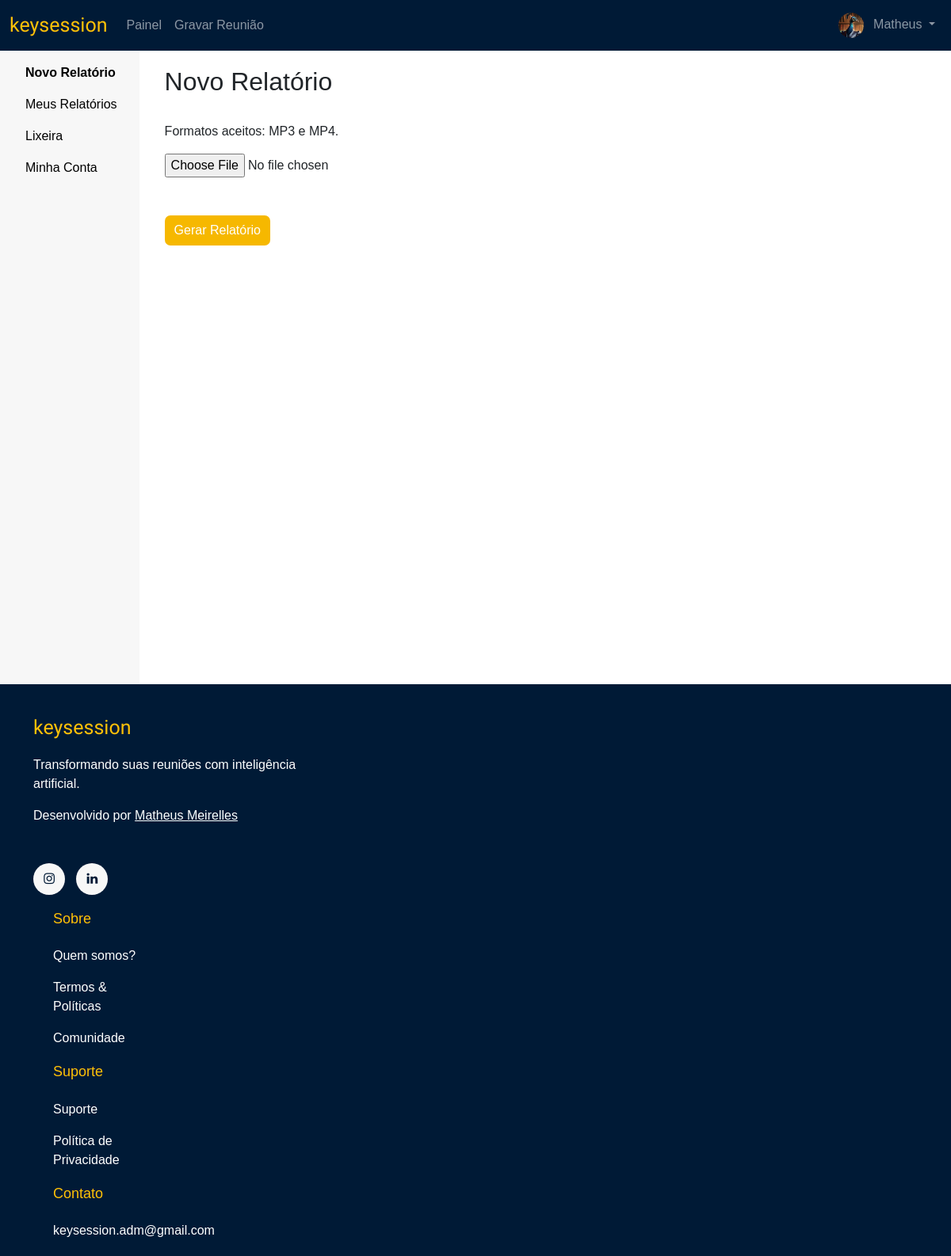
Page /new_report (signed in) on the committed database.
### app/models.py (models this page shows)
class User(UserMixin, db.Model):
    id = db.Column(db.Integer, primary_key=True)
    username = db.Column(db.String(20), unique=True, nullable=False)
    email = db.Column(db.String(120), unique=True, nullable=False)
    password = db.Column(db.String(60), nullable=False)
    plan = db.Column(db.String(20), nullable=False, default='Grátis')
    user_pic = db.Column(db.String(250), nullable=False, default=f"/static/images/user_pictures/user{randint(1, 6)}.webp")
    two_factor_secret = db.Column(db.String(100))
    reports = db.relationship('Report', backref='author', lazy=True)

### app/routes.py (the view, shortened to what this page needs)
@main.route('/new_report', methods=['GET', 'POST'])
def new_report():
    if current_user.is_authenticated:
        global output
        global doc_title
        html_content_title = "Novo Relatório"
        html_content = ""
        user_trashes = Trash.query.filter_by(user_id=current_user.id).all()
        for trash in user_trashes:
            if trash.date < datetime.now()-timedelta(days=7):
                print(datetime.now()-trash.date)
                db.session.delete(trash)
                db.session.commit()
        return render_template('dashboard/new_report.html', html_content=html_content,is_report_generated="false",html_content_title=html_content_title)
    else:
        return redirect(url_for('main.home'))

### app/__init__.py (called while the page is built)
def create_app():
    app = Flask(__name__, instance_relative_config=True)
    app.config.from_object('instance.config.Config')
    app.config.from_pyfile('instance.config.py', silent=True)
    from instance.config import Config
    app.config['MAIL_SERVER'] = 'smtp.gmail.com'
    app.config['MAIL_PORT'] = 465
    app.config['MAIL_USE_SSL'] = True
    app.config['MAIL_USERNAME'] = Config.EMAIL
    app.config['MAIL_PASSWORD'] = Config.EMAIL_PWD
    mail.init_app(app)
    db.init_app(app)
    login_manager.init_app(app)
    login_manager.login_view = 'login'
    with app.app_context():
        db.create_all()
    from .models import User
    @login_manager.user_loader
    def load_user(user_id):
        return User.query.get(int(user_id))
    from .routes import main as main_routes
    app.register_blueprint(main_routes)
    return app

### app/templates/dashboard/new_report.html (shortened to what this page needs)
{% set current_page = 'new_report' %}
{% set new_report_option = 'font-weight:700;' %}
{% extends "dashboard/dashboard_base.html" %}
{% block panel_content %}
<h2>{{ html_content_title | safe }}</h2>
<br>
<form id="audio_upload_form" action="{{ url_for('main.new_report') }}" method="POST" enctype="multipart/form-data">
    <p class="text-justify">Formatos aceitos: MP3 e MP4.</p>
    <input lang="pt-BR" type="file" name="audio_file" accept=".mp3,.mp4">
    <br><br>
    <input class="input-main btn-generate" type="submit" value="Gerar Relatório">
    <br><br>
</form>
{% endblock %}

### app/templates/base.html (shortened to what this page needs)
<!DOCTYPE html>
<html lang="en">
<head>
    <link rel="stylesheet" href="https://cdn.jsdelivr.net/npm/bootstrap@5.3.2/dist/css/bootstrap.min.css">
    <link rel="stylesheet" href="{{ url_for('static', filename='css/style.css') }}">
</head>
<body id="{{ current_page }}" class="d-flex flex-column h-100">
    <nav class="site-navbar navbar navbar-expand-lg navbar-dark">
        <div class="container-fluid">
            <a class="navbar-brand product-title" href="{{ url_for('main.home') }}">keysession</a>
            <div class="collapse navbar-collapse" id="navbarNav">
                <ul class="navbar-nav me-auto mb-2 mb-lg-0">
                    {% if current_user.is_authenticated %}
                    <li class="nav-item">
                        <a class="nav-link" href="{{ url_for('main.new_report') }}">Painel</a>
                    </li>
                    <li class="nav-item">
                      <a class="nav-link" href="{{ url_for('main.recording') }}">Gravar Reunião</a>
                    </li>
                </ul>
                <ul class="navbar-nav ms-auto mb-2 mb-lg-0">
                    <li class="nav-item dropdown">
                        <a class="nav-link dropdown-toggle" href="#" id="navbarDropdownMenuLink" role="button" data-bs-toggle="dropdown" aria-expanded="false">
                            <img src="{{ url_for('static', filename='images/user_pictures/'+current_user.user_pic) }}" alt="" width="32" height="32" class="rounded-circle me-2">
                            {{ current_user.username }}
                        </a>
                    </li>
                    {% endif %}
                </ul>
            </div>
        </div>
    </nav>
<main class="flex-shrink-0">
    {% block content %}{% endblock %}
</main>
<link href="https://maxcdn.bootstrapcdn.com/font-awesome/4.7.0/css/font-awesome.min.css" rel="stylesheet" />
<footer class="site-footer footer_area section_padding_130_0">
      <div class="container">
        <div class="row">
          <div class="col-12 col-sm-6 col-lg-4">
            <div class="single-footer-widget section_padding_0_130">
              <p><p class="product-title">keysession</p>Transformando suas reuniões com inteligência artificial.</p>
              <div class="copywrite-text mb-5">
                <p class="mb-0">Desenvolvido por <a class="ml-1" target="_blank" href="https://www.instagram.com/matheus.meirelless/">Matheus Meirelles</a></p>
              </div>
              <div class="footer_social_area">
                <a href="https://instagram.com/key.session" data-toggle="tooltip" data-placement="top" title="" data-original-title="Instagram"><i class="fa fa-instagram"></i></a>
                <a href="https://linkedin.com/company/keysession" data-toggle="tooltip" data-placement="top" title="" data-original-title="LinkedIn"><i class="fa fa-linkedin"></i></a>
            </div>
          </div>
          <div class="col-12 col-sm-6 col-lg">
            <div class="single-footer-widget section_padding_0_130">
              <h5 class="widget-title">Sobre</h5>
              <div class="footer_menu">
                <ul>
                  <li><a href="#">Quem somos?</a></li>
                  <li><a href="#">Termos &amp; Políticas</a></li>
                  <li><a href="#">Comunidade</a></li>
                </ul>
              </div>
            </div>
          </div>
          <div class="col-12 col-sm-6 col-lg">
            <div class="single-footer-widget section_padding_0_130">
              <h5 class="widget-title">Suporte</h5>
              <div class="footer_menu">
                <ul>
                  <li><a href="#">Suporte</a></li>
                  <li><a href="#">Política de Privacidade</a></li>
                </ul>
              </div>
            </div>
          </div>
          <div class="col-12 col-sm-6 col-lg">
            <div class="single-footer-widget section_padding_0_130">
              <h5 class="widget-title">Contato</h5>
              <div class="footer_menu">
                <ul>
                  <li><a href="mailto:keysession.adm@gmail.com?subject=Primeiro%20Contato&body=Ol%C3%A1,%20gostaria%20da%20sua%20ajuda%20a%20respeito%20de:">keysession.adm@gmail.com</a></li>
                </ul>
              </div>
            </div>
          </div>
        </div>
      </div>
    </footer>
</body>
</html>

### app/static/css/style.css (style rules this page uses)
body, html { margin: 0; padding: 0; font-family: Arial, sans-serif; font-size: 16px; }
.site-footer, .site-navbar { background-color: #001a36; }
.product-title { font-family: "Urbanist", sans-serif; font-optical-sizing: auto; font-weight: 300; font-style: normal; font-size: 25px; color: #ffc108; }
.btn-buy, .input-main, .btn-default { display: block; width: max-content; background-color: #f6b800; color: white; padding: 7px 12px; border: none; border-radius: 7px; cursor: pointer; text-decoration: none; }
#audio_upload_form { display: grid; }
.footer_area { position: relative; z-index: 1; overflow: hidden; padding:20px; }
.footer_area .row { margin-left: -25px; margin-right: -25px; }
.footer_area .row .col, .footer_area .row .col-1, .footer_area .row .col-10, .footer_area .row .col-11, .footer_area .row .col-12, .footer_area .row .col-2, .footer_area .row .col-3, .footer_area .row .col-4, .footer_area .row .col-5, .footer_area .row .col-6, .footer_area .row .col-7, .footer_area .row .col-8, .footer_area .row .col-9, .footer_area .row .col-auto, .footer_area .row .col-lg, .footer_area .row .col-lg-1, .footer_area .row .col-lg-10, .footer_area .row .col-lg-11, .footer_area .row .col-lg-12, .footer_area .row .col-lg-2, .footer_area .row .col-lg-3, .footer_area .row .col-lg-4, .footer_area .row .col-lg-5, .footer_area .row .col-lg-6, .footer_area .row .col-lg-7, .footer_area .row .col-lg-8, .footer_area .row .col-lg-9, .footer_area .row .col-lg-auto, .footer_area .row .col-md, .footer_area .row .col-md-1, .footer_area .row .col-md-10, .footer_area .row .col-md-11, .footer_area .row .col-md-12, .footer_area .row .col-md-2, .footer_area .row .col-md-3, .footer_area .row .col-md-4, .footer_area .row .col-md-5, .footer_area .row .col-md-6, .footer_area .row .col-md-7, .footer_area .row .col-md-8, .footer_area .row .col-md-9, .footer_area .row .col-md-auto, .footer_area .row .col-sm, .footer_area .row .col-sm-1, .footer_area .row .col-sm-10, .footer_area .row .col-sm-11, .footer_area .row .col-sm-12, .footer_area .row .col-sm-2, .footer_area .row .col-sm-3, .footer_area .row .col-sm-4, .footer_area .row .col-sm-5, .footer_area .row .col-sm-6, .footer_area .row .col-sm-7, .footer_area .row .col-sm-8, .footer_area .row .col-sm-9, .footer_area .row .col-sm-auto, .footer_area .row .col-xl, .footer_area .row .col-xl-1, .footer_area .row .col-xl-10, .footer_area .row .col-xl-11, .footer_area .row .col-xl-12, .footer_area .row .col-xl-2, .footer_area .row .col-xl-3, .footer_area .row .col-xl-4, .footer_area .row .col-xl-5, .footer_area .row .col-xl-6, .footer_area .row .col-xl-7, .footer_area .row .col-xl-8, .footer_area .row .col-xl-9, .footer_area .row .col-xl-auto { padding-right: 25px; padding-left: 25px; }
.widget-title { color: #ffc107; font-weight: 100; margin-top: 20px; font-size: 18px; }
.single-footer-widget.section_padding_0_130 { color: white; }
.single-footer-widget { position: relative; z-index: 1; }
.single-footer-widget .copywrite-text a { color: #ffffff; font-size: 1rem; }
.single-footer-widget .widget-title { margin-bottom: 1.5rem; }
.single-footer-widget .footer_menu li a { color: #ffffff; margin-bottom: 1rem; display: block; font-size: 1rem; text-decoration: none; }
.single-footer-widget .footer_menu li:last-child a { margin-bottom: 0; }
.footer_social_area { position: relative; z-index: 1; }
.footer_social_area a { border-radius: 50%; height: 40px; text-align: center; width: 40px; display: inline-block; background-color: #f7f7f7; line-height: 40px; -webkit-box-shadow: none; box-shadow: none; margin-right: 10px; }
i.fa { color: #001a36; }
.footer_social_area a i { line-height: 36px; }
ol li, ul li { list-style: none; }
ol, ul { margin: 0; padding: 0; }
input.input-main.btn-generate { margin: inherit; }

### rows in the picture
User: user_pic (picture), username "Matheus"

### other values in the picture
{{ html_content_title | safe }} "Novo Relatório"
